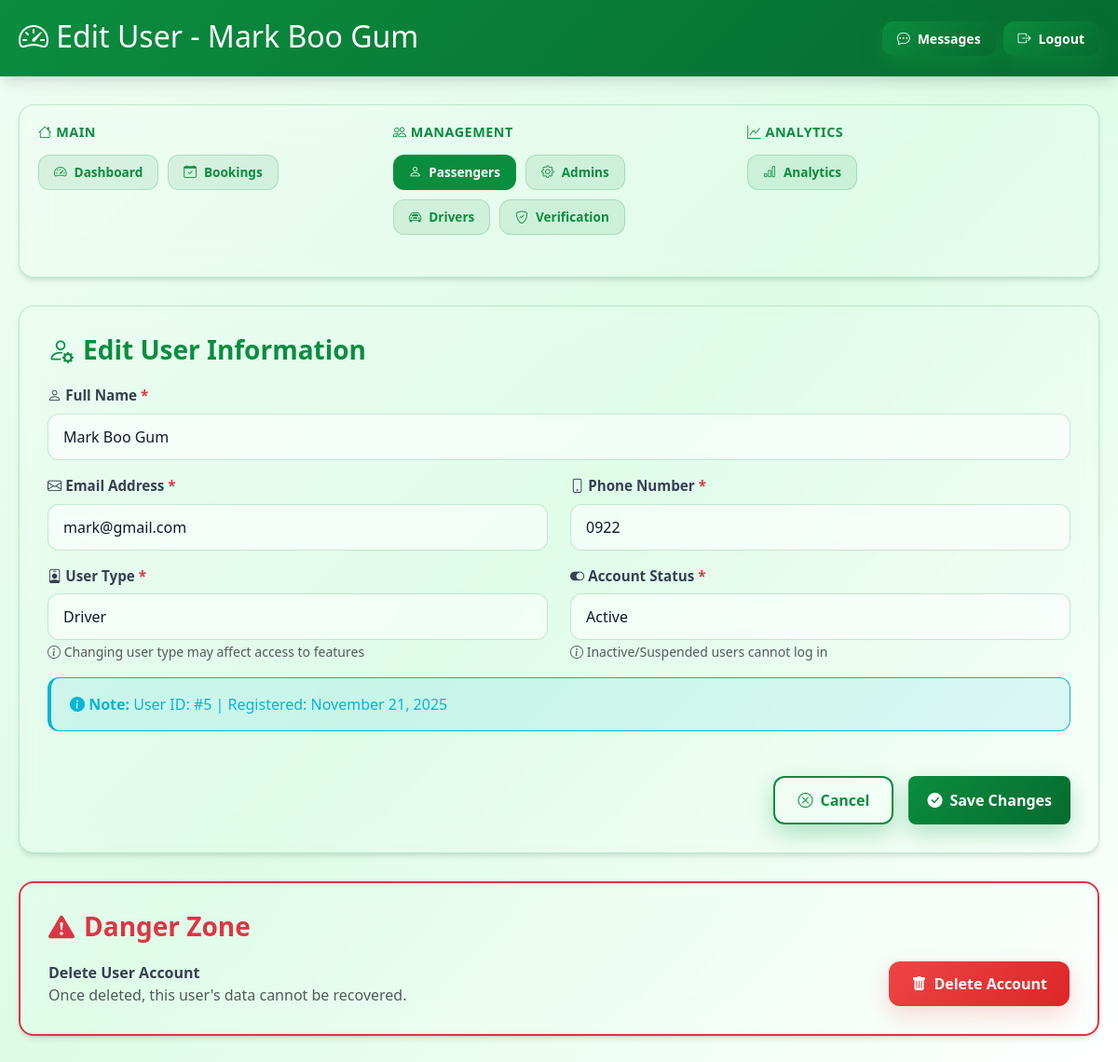
Page /pages/admin/user-edit.php?id=5 (signed in) on the earlier database version.
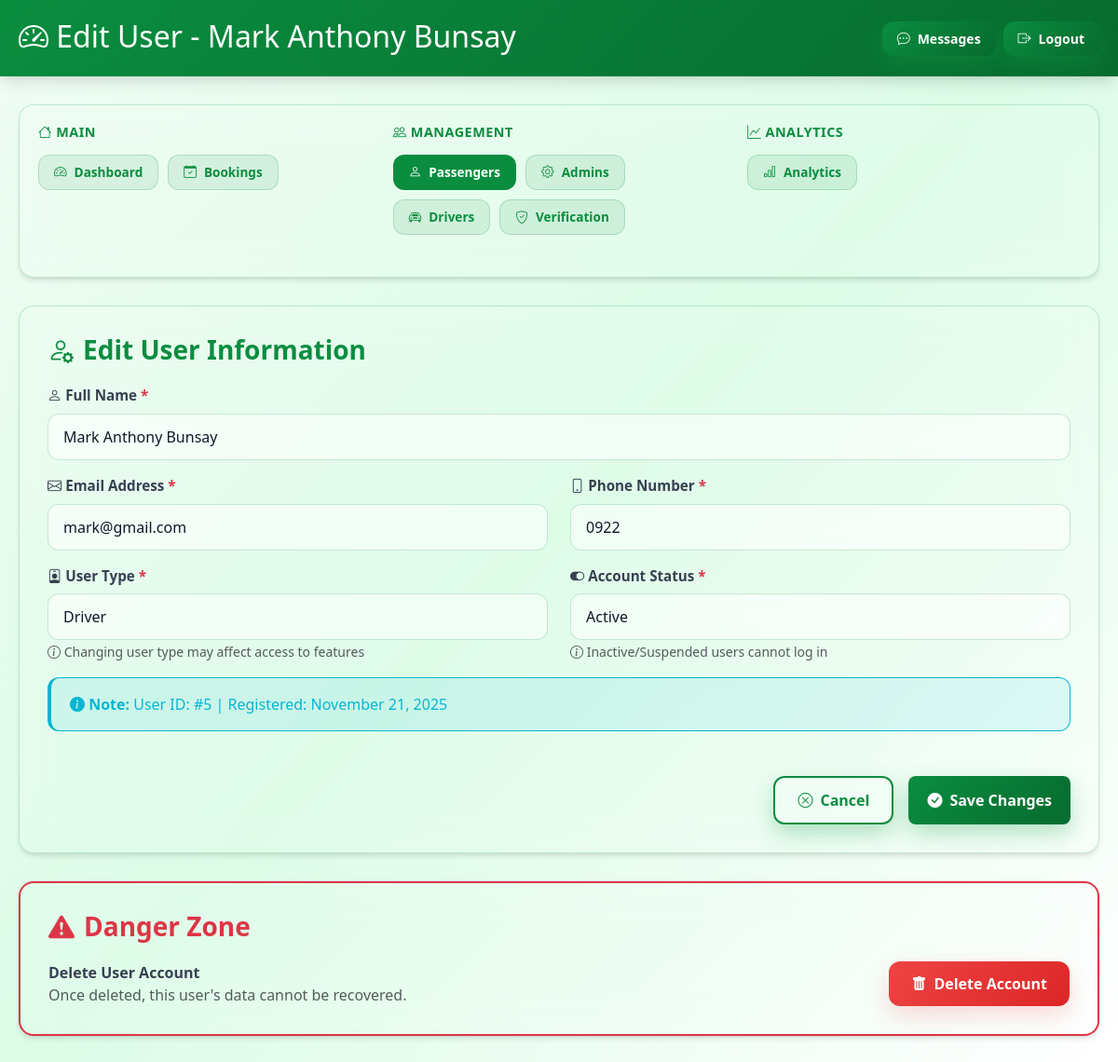
Same page on the later database version.
### tables this page shows
CREATE TABLE `users` (
  `user_id` int(11) NOT NULL,
  `user_type` enum('passenger','driver','admin') NOT NULL,
  `name` varchar(100) NOT NULL,
  `email` varchar(100) NOT NULL,
  `phone` varchar(20) NOT NULL,
  `password` varchar(255) NOT NULL,
  `is_verified` tinyint(1) DEFAULT 0,
  `is_active` tinyint(1) DEFAULT 1,
  `created_at` timestamp NOT NULL DEFAULT current_timestamp(),
  `status` enum('active','inactive','suspended') DEFAULT 'active'
);

### pages/admin/user-edit.php (the view, shortened to what the changed rows need)
<?php
require_once 'layout-header.php';
$userId = intval($_GET['id']);
$db = new Database();
$conn = $db->getConnection();
$stmt = $conn->prepare("SELECT * FROM users WHERE user_id = ?");
$stmt->bind_param("i", $userId);
$stmt->execute();
$result = $stmt->get_result();
$user = $result->fetch_assoc();
renderAdminHeader("Edit User - " . htmlspecialchars($user['name']), "users");
?>
<div class="content-card">
  <form method="POST" action="">
    <div class="row">
      <div class="col-md-12 mb-3">
        <label for="name" class="form-label">
          <i class="bi bi-person"></i> Full Name <span class="text-danger">*</span>
        </label>
        <input type="text"
               class="form-control"
               id="name"
               name="name"
               value="<?= htmlspecialchars($user['name']) ?>"
               required>
      </div>
      <div class="col-md-6 mb-3">
        <label for="email" class="form-label">
          <i class="bi bi-envelope"></i> Email Address <span class="text-danger">*</span>
        </label>
        <input type="email"
               class="form-control"
               id="email"
               name="email"
               value="<?= htmlspecialchars($user['email']) ?>"
               required>
      </div>
      <div class="col-md-6 mb-3">
        <label for="phone" class="form-label">
          <i class="bi bi-phone"></i> Phone Number <span class="text-danger">*</span>
        </label>
        <input type="text"
               class="form-control"
               id="phone"
               name="phone"
               value="<?= htmlspecialchars($user['phone']) ?>"
               required>
      </div>
      <div class="col-md-6 mb-3">
        <label for="user_type" class="form-label">
          <i class="bi bi-person-badge"></i> User Type <span class="text-danger">*</span>
        </label>
        <select class="form-select" id="user_type" name="user_type" required>
          <option value="driver" <?= $user['user_type'] === 'driver' ? 'selected' : '' ?>>Driver</option>
        </select>
        <small class="text-muted">
          <i class="bi bi-info-circle"></i> Changing user type may affect access to features
        </small>
      </div>
      <div class="col-md-6 mb-3">
        <label for="status" class="form-label">
          <i class="bi bi-toggle-on"></i> Account Status <span class="text-danger">*</span>
        </label>
        <select class="form-select" id="status" name="status" required>
          <option value="active" <?= $user['status'] === 'active' ? 'selected' : '' ?>>Active</option>
        </select>
        <small class="text-muted">
          <i class="bi bi-info-circle"></i> Inactive/Suspended users cannot log in
        </small>
      </div>
      <div class="col-md-12">
        <div class="alert alert-info">
          <i class="bi bi-info-circle-fill"></i>
          <strong>Note:</strong> User ID: #<?= $user['user_id'] ?> |
          Registered: <?= date('F d, Y', strtotime($user['created_at'])) ?>
        </div>
      </div>
    </div>
  </form>
</div>
<?php
renderAdminFooter();
?>

### pages/admin/layout-header.php (shortened to what the changed rows need)
<?php
function renderAdminHeader($pageTitle = "Admin Dashboard", $currentPage = "dashboard") {
?>
<!DOCTYPE html>
<html lang="en">
<head>
  <link href="https://cdn.jsdelivr.net/npm/bootstrap@5.3.2/dist/css/bootstrap.min.css" rel="stylesheet">
  <link rel="stylesheet" href="https://cdn.jsdelivr.net/npm/bootstrap-icons@1.11.1/font/bootstrap-icons.css">
  <link rel="stylesheet" href="../../public/css/style.css">
  <link rel="stylesheet" href="../../public/css/layout-header.css">
</head>
<body>
<div class="admin-header">
  <div class="container">
    <div class="d-flex justify-content-between align-items-center">
      <div>
        <h2 class="mb-1">
          <i class="bi bi-speedometer2"></i> <?= htmlspecialchars($pageTitle) ?>
        </h2>
      </div>
    </div>
  </div>
</div>
<div class="container">
<?php
}
function renderAdminFooter() {
?>
</div>
</body>
</html>
<?php
}
?>

Differences in the rows shown:
changed users "mark@gmail.com": name "Mark Boo Gum" → "Mark Anthony Bunsay"
Other differences:
$pageTitle: "Edit User - Mark Boo Gum" → "Edit User - Mark Anthony Bunsay"
